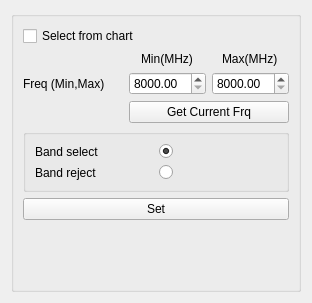
            <widget class="QWidget" name="tabHopping_2">
             <attribute name="title">
              <string>Band select</string>
             </attribute>
             <layout class="QVBoxLayout" name="verticalLayout_11">
              <item>
               <widget class="QGroupBox" name="groupBox_4">
                <property name="title">
                 <string/>
                </property>
                <layout class="QVBoxLayout" name="verticalLayout_10">
                 <item>
                  <widget class="QCheckBox" name="chbSelectChart">
                   <property name="text">
                    <string>Select from chart</string>
                   </property>
                  </widget>
                 </item>
                 <item>
                  <layout class="QGridLayout" name="gridLayout_4">
                   <item row="1" column="2">
                    <widget class="QDoubleSpinBox" name="spnMax">
                     <property name="minimum">
                      <double>8000.000000000000000</double>
                     </property>
                     <property name="maximum">
                      <double>12000.000000000000000</double>
                     </property>
                    </widget>
                   </item>
                   <item row="1" column="0">
                    <widget class="QLabel" name="label_15">
                     <property name="minimumSize">
                      <size>
                       <width>100</width>
                       <height>0</height>
                      </size>
                     </property>
                     <property name="text">
                      <string>Freq (Min,Max)</string>
                     </property>
                    </widget>
                   </item>
                   <item row="0" column="1" alignment="Qt::AlignHCenter">
                    <widget class="QLabel" name="label_16">
                     <property name="text">
                      <string>Min(MHz)</string>
                     </property>
                    </widget>
                   </item>
                   <item row="1" column="1">
                    <widget class="QDoubleSpinBox" name="spnMin">
                     <property name="minimum">
                      <double>8000.000000000000000</double>
                     </property>
                     <property name="maximum">
                      <double>12000.000000000000000</double>
                     </property>
                    </widget>
                   </item>
                   <item row="0" column="2" alignment="Qt::AlignHCenter">
                    <widget class="QLabel" name="label_17">
                     <property name="text">
                      <string>Max(MHz)</string>
                     </property>
                    </widget>
                   </item>
                   <item row="2" column="1" colspan="2">
                    <widget class="QPushButton" name="btnCurrentFrq">
                     <property name="text">
                      <string>Get Current Frq</string>
                     </property>
                    </widget>
                   </item>
                  </layout>
                 </item>
                 <item>
                  <widget class="QGroupBox" name="groupBox_10">
                   <property name="title">
                    <string/>
                   </property>
                   <layout class="QGridLayout" name="gridLayout_3">
                    <item row="0" column="0">
                     <widget class="QLabel" name="label_14">
                      <property name="text">
                       <string>Band select</string>
                      </property>
                     </widget>
                    </item>
                    <item row="0" column="1">
                     <widget class="QRadioButton" name="radBandSelect">
                      <property name="text">
                       <string/>
                      </property>
                      <property name="checked">
                       <bool>true</bool>
                      </property>
                     </widget>
                    </item>
                    <item row="1" column="0">
                     <widget class="QLabel" name="label_13">
                      <property name="text">
                       <string>Band reject</string>
                      </property>
                     </widget>
                    </item>
                    <item row="1" column="1">
                     <widget class="QRadioButton" name="radBandReject">
                      <property name="text">
                       <string/>
                      </property>
                     </widget>
                    </item>
                   </layout>
                  </widget>
                 </item>
                 <item>
                  <widget class="QPushButton" name="btnSetBandSelect">
                   <property name="text">
                    <string>Set</string>
                   </property>
                  </widget>
                 </item>
                 <item>
                  <widget class="QLabel" name="lblTest">
                   <property name="text">
                    <string/>
                   </property>
                  </widget>
                 </item>
                 <item>
                  <spacer name="verticalSpacer_3">
                   <property name="orientation">
                    <enum>Qt::Vertical</enum>
                   </property>
                   <property name="sizeHint" stdset="0">
                    <size>
                     <width>20</width>
                     <height>40</height>
                    </size>
                   </property>
                  </spacer>
                 </item>
                </layout>
               </widget>
              </item>
             </layout>
            </widget>
